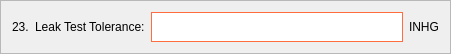
           <widget class="QFrame" name="frame_13">
            <property name="geometry">
             <rect>
              <x>60</x>
              <y>570</y>
              <width>451</width>
              <height>51</height>
             </rect>
            </property>
            <property name="frameShape">
             <enum>QFrame::StyledPanel</enum>
            </property>
            <property name="frameShadow">
             <enum>QFrame::Raised</enum>
            </property>
            <layout class="QHBoxLayout" name="horizontalLayout_13">
             <item>
              <widget class="QLabel" name="label_30">
               <property name="styleSheet">
                <string notr="true">color: black;
font: 12pt &quot;Segoe UI&quot;;</string>
               </property>
               <property name="text">
                <string>23.</string>
               </property>
              </widget>
             </item>
             <item>
              <widget class="QLabel" name="label_31">
               <property name="styleSheet">
                <string notr="true">color: black;
font: 12pt &quot;Segoe UI&quot;;</string>
               </property>
               <property name="text">
                <string>Leak Test Tolerance:</string>
               </property>
              </widget>
             </item>
             <item>
              <widget class="QLineEdit" name="nombre_line_edit_10">
               <property name="minimumSize">
                <size>
                 <width>0</width>
                 <height>30</height>
                </size>
               </property>
               <property name="styleSheet">
                <string notr="true">background-color: white;
border: 1px solid #ff6e40;</string>
               </property>
              </widget>
             </item>
             <item>
              <widget class="QLabel" name="label_32">
               <property name="styleSheet">
                <string notr="true">color: black;
font: 12pt &quot;Segoe UI&quot;;</string>
               </property>
               <property name="text">
                <string>INHG</string>
               </property>
              </widget>
             </item>
            </layout>
           </widget>
